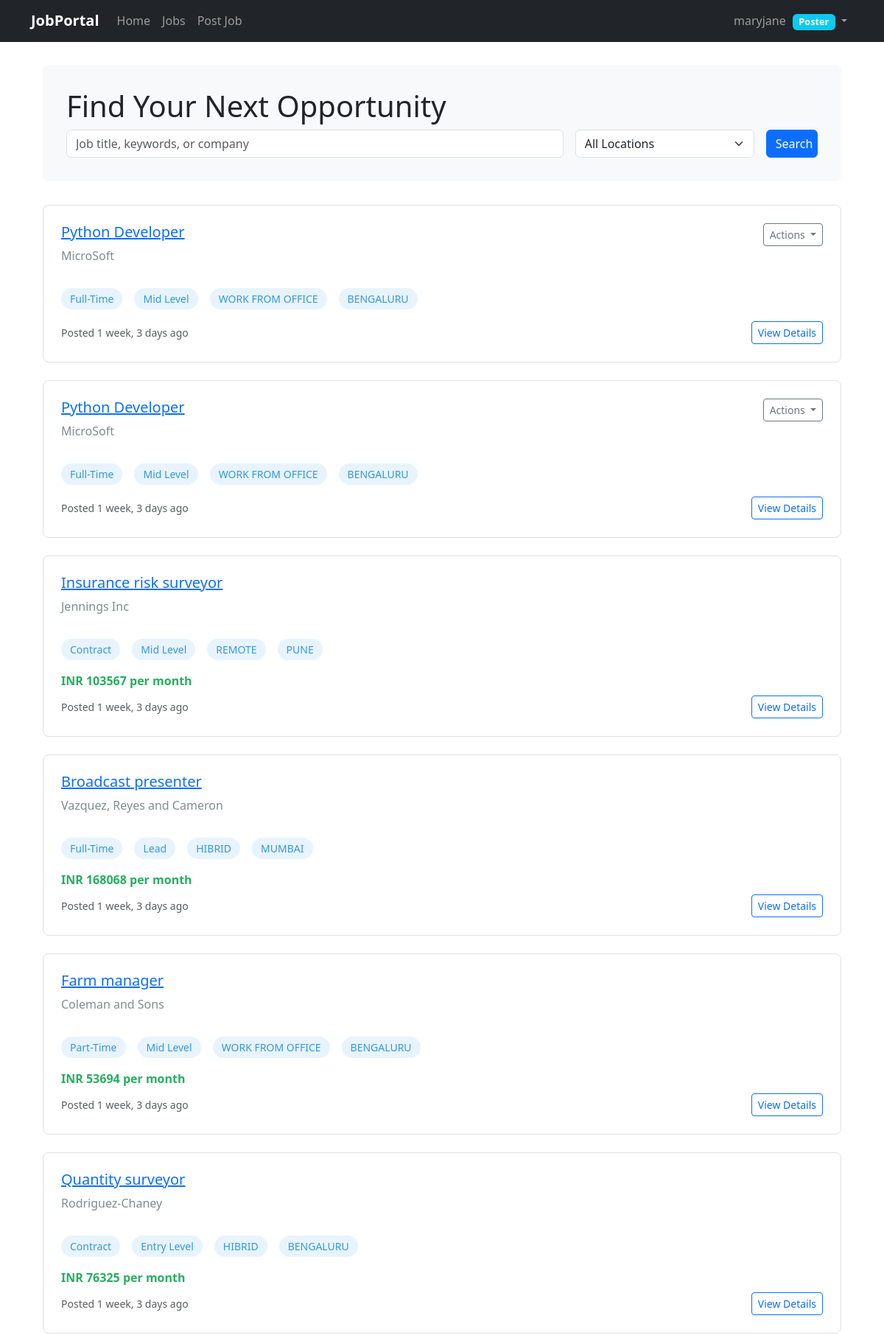
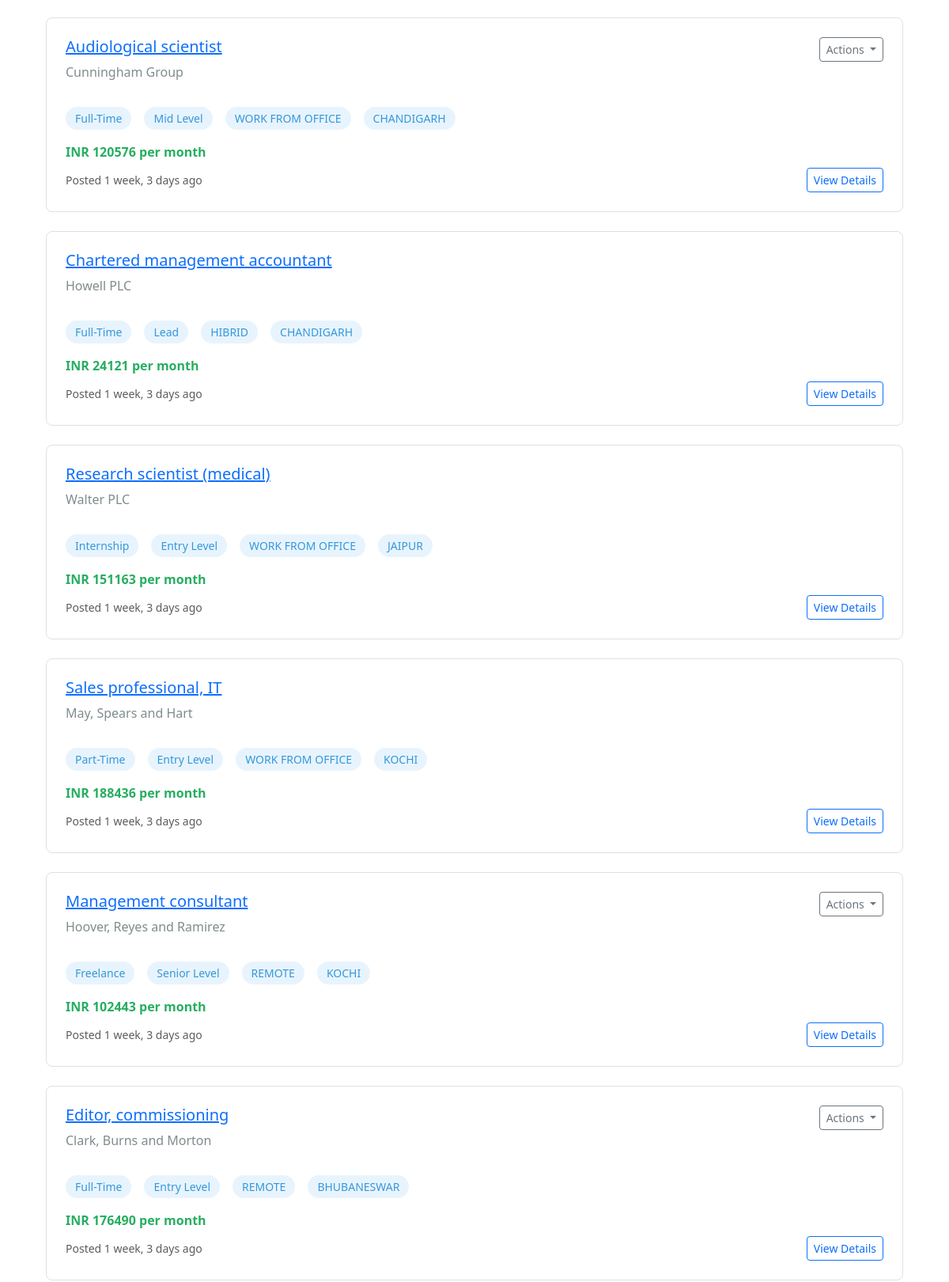
Page /jobs/ (signed in, upper part) on the committed database (2 pictures, top to bottom).
### profiles/models.py (models this page shows)
class Profile(models.Model):
    class Role(models.TextChoices):
        poster='POSTER',_('Poster')
        seeker='SEEKER',_('Seeker')
    user=models.OneToOneField(User,on_delete=models.CASCADE,related_name='Profile')
    role=models.CharField(choices=Role.choices,default=Role.seeker)

### jobs/models.py (models this page shows, shortened)
class Job(models.Model):
    class ExperienceLevel(models.TextChoices):
        ENTRY = 'ENTRY', _('Entry Level')
        MID = 'MID', _('Mid Level')
        SENIOR = 'SENIOR', _('Senior Level')
        LEAD = 'LEAD', _('Lead')
        EXECUTIVE = 'EXEC', _('Executive')
    class Mode(models.TextChoices):
        REMOTE = 'REMOTE', _('Remote')
        HIBRID = 'HIBRID', _('Hibrid')
        WORK_FROM_OFFICE = 'WORK FROM OFFICE', _('Work From Office')
    company_name=models.CharField(max_length=150,default='MicroSoft')
    poster = models.ForeignKey(User, on_delete=models.CASCADE, related_name='posted_jobs')
    title = models.CharField(max_length=200)
    slug=AutoSlugField(populate_from="title",unique=True)
    description = models.TextField()
    requirements = models.TextField()
    location = models.CharField(max_length=100,choices=Location.choices,default=Location.BENGALURU)
    salary = models.DecimalField(max_digits=10, decimal_places=2, null=True, blank=True)
    salary_currency = models.CharField(max_length=3, default='INR')
    category = models.CharField(max_length=100,choices=JobCategory.choices,default=JobCategory.SOFTWARE_ENGINEERING)
    job_type = models.CharField(max_length=100,choices=JobType.choices,default=JobType.FULL_TIME)
    experience_level = models.CharField(
        max_length=30,
        choices=ExperienceLevel.choices,
        default=ExperienceLevel.MID
    )
    mode=models.CharField(max_length=100,choices=Mode.choices,default=Mode.WORK_FROM_OFFICE)
    application_deadline = models.DateField(null=True, blank=True)
    is_active = models.BooleanField(default=True)
    created_at = models.DateTimeField(auto_now_add=True)
    updated_at = models.DateTimeField(auto_now=True)
    class Meta:
        ordering = ['-created_at']
        indexes = [
            models.Index(fields=['-created_at']),
            models.Index(fields=['is_active']),
        ]

### jobs/views.py (the view)
# urls.py: path('',ListJobsView.as_view(),name='list'),
class ListJobsView(generic.ListView):
    model=Job
    template_name='job/job_list.html'

### templates/job/job_list.html (shortened to what this page needs)
{% extends 'base.html' %}
{% load static %}
{% block content %}
<div class="job-list-container">
    <div class="job-search-header">
        <h1>Find Your Next Opportunity</h1>
        <form method="get" class="row g-3">
            <div class="col-md-8">
                <input type="text" name="q" class="form-control" placeholder="Job title, keywords, or company" value="{{ request.GET.q }}">
            </div>
            <div class="col-md-3">
                <select name="location" class="form-select">
                    <option value="">All Locations</option>
                </select>
            </div>
            <div class="col-md-1">
                <button type="submit" class="btn btn-primary w-100">Search</button>
            </div>
        </form>
    </div>
    {% if job_list %}
        <div class="job-listings">
            {% for job in job_list %}
                <div class="job-card">
                    <div class="d-flex justify-content-between align-items-start">
                        <div>
                            <h2 class="job-title">
                                <a href="/jobs/{{job.slug}}/">{{ job.title }}</a>
                            </h2>
                            <p class="company-name">{{ job.company_name }}</p>
                        </div>
                        {% if user.is_authenticated and user.Profile.role == 'POSTER' and job.poster == user %}
                            <div class="dropdown">
                                <button class="btn btn-sm btn-outline-secondary dropdown-toggle" type="button" id="jobActions-{{ job.id }}" data-bs-toggle="dropdown">
                                    Actions
                                </button>
                            </div>
                        {% endif %}
                    </div>
                    <div class="job-meta">
                        <span class="job-tag">{{ job.get_job_type_display }}</span>
                        <span class="job-tag">{{ job.get_experience_level_display }}</span>
                        {% if job.mode %}
                            <span class="job-tag">{{job.mode}}</span>
                        {% endif %}
                        {% if job.location %}
                            <span class="job-tag"> {{ job.location }}</span>
                        {% endif %}
                    </div>
                    {% if job.salary %}
                        <div class="job-salary">
                            {{ job.salary_currency }} {{ job.salary|floatformat:"0" }} per month
                        </div>
                    {% endif %}
                    <div class="d-flex justify-content-between align-items-center mt-2">
                        <small class="text-muted">Posted {{ job.created_at|timesince }} ago</small>
                        <a href="/jobs/{{job.slug}}" class="btn btn-sm btn-outline-primary">View Details</a>
                    </div>
                </div>
            {% endfor %}
        </div>
    {% endif %}
</div>
{% endblock %}

### templates/base.html (shortened to what this page needs)
<!DOCTYPE html>
<html lang="en">
<head>
    <link href="https://cdn.jsdelivr.net/npm/bootstrap@5.3.0/dist/css/bootstrap.min.css" rel="stylesheet">
</head>
<body>
    <nav class="navbar navbar-expand-lg navbar-dark bg-dark fixed-top">
        <div class="container">
            <a class="navbar-brand" href="{% url 'home' %}">JobPortal</a>
            <div class="collapse navbar-collapse" id="navbarNav">
                <ul class="navbar-nav me-auto">
                    <li class="nav-item">
                        <a class="nav-link" href="{% url 'home' %}">Home</a>
                    </li>
                    <li class="nav-item">
                        <a class="nav-link" href="{% url 'jobs:list' %}">Jobs</a>
                    </li>
                    {% if user.is_authenticated and user.Profile.role == 'POSTER' %}
                    <li class="nav-item">
                        <a class="nav-link" href="/jobs/create/">Post Job</a>
                    </li>
                    {% endif %}
                </ul>
                <ul class="navbar-nav">
                    {% if user.is_authenticated %}
                        <li class="nav-item dropdown">
                            <a class="nav-link dropdown-toggle" href="#" id="navbarDropdown" role="button" data-bs-toggle="dropdown">
                                {% if user.first_name %}
                                    {{ user.first_name }} {{ user.last_name }}
                                {% else %}
                                    {{ user.username }}
                                {% endif %}
                                <span class="badge bg-info role-badge">
                                    {{ user.Profile.get_role_display }}
                                </span>
                            </a>
                        </li>
                    {% endif %}
                </ul>
            </div>
        </div>
    </nav>
    <div class="container mt-4">
        {% block content %}{% endblock %}
    </div>
</body>
</html>

### templates/base.html (style rules this page uses)
body { padding-top: 56px; }
.navbar-brand { font-weight: bold; }
.role-badge { font-size: 0.8rem; vertical-align: middle; margin-left: 5px; }

### templates/job/job_list.html (style rules this page uses)
.job-list-container { max-width: 1200px; margin: 2rem auto; padding: 0 1rem; }
.job-search-header { background-color: #f8f9fa; padding: 2rem; border-radius: 8px; margin-bottom: 2rem; }
.job-card { border: 1px solid #e0e0e0; border-radius: 8px; padding: 1.5rem; margin-bottom: 1.5rem; transition: all 0.3s ease; }
.job-title { color: #2c3e50; font-size: 1.25rem; margin-bottom: 0.5rem; }
.company-name { color: #7f8c8d; font-weight: 500; }
.job-meta { display: flex; gap: 1rem; margin: 1rem 0; flex-wrap: wrap; }
.job-tag { background-color: #e8f4fd; color: #3498db; padding: 0.25rem 0.75rem; border-radius: 50px; font-size: 0.875rem; }
.job-salary { font-weight: 600; color: #27ae60; }

### rows in the picture
Job: title "Python Developer", company_name "MicroSoft", job_type "Full-Time", experience_level "Mid Level", mode "WORK FROM OFFICE", location "BENGALURU", created_at "1 week, 3 days"
Job: title "Python Developer", company_name "MicroSoft", job_type "Full-Time", experience_level "Mid Level", mode "WORK FROM OFFICE", location "BENGALURU", created_at "1 week, 3 days"
Job: title "Insurance risk surveyor", company_name "Jennings Inc", job_type "Contract", experience_level "Mid Level", mode "REMOTE", location "PUNE", salary_currency "INR", salary "103567", created_at "1 week, 3 days"
Job: title "Broadcast presenter", company_name "Vazquez, Reyes and Cameron", job_type "Full-Time", experience_level "Lead", mode "HIBRID", location "MUMBAI", salary_currency "INR", salary "168068", created_at "1 week, 3 days"
Job: title "Farm manager", company_name "Coleman and Sons", job_type "Part-Time", experience_level "Mid Level", mode "WORK FROM OFFICE", location "BENGALURU", salary_currency "INR", salary "53694", created_at "1 week, 3 days"
Job: title "Quantity surveyor", company_name "Rodriguez-Chaney", job_type "Contract", experience_level "Entry Level", mode "HIBRID", location "BENGALURU", salary_currency "INR", salary "76325", created_at "1 week, 3 days"
Job: title "Audiological scientist", company_name "Cunningham Group", job_type "Full-Time", experience_level "Mid Level", mode "WORK FROM OFFICE", location "CHANDIGARH", salary_currency "INR", salary "120576", created_at "1 week, 3 days"
Job: title "Chartered management accountant", company_name "Howell PLC", job_type "Full-Time", experience_level "Lead", mode "HIBRID", location "CHANDIGARH", salary_currency "INR", salary "24121", created_at "1 week, 3 days"
Job: title "Research scientist (medical)", company_name "Walter PLC", job_type "Internship", experience_level "Entry Level", mode "WORK FROM OFFICE", location "JAIPUR", salary_currency "INR", salary "151163", created_at "1 week, 3 days"
Job: title "Sales professional, IT", company_name "May, Spears and Hart", job_type "Part-Time", experience_level "Entry Level", mode "WORK FROM OFFICE", location "KOCHI", salary_currency "INR", salary "188436", created_at "1 week, 3 days"
Job: title "Management consultant", company_name "Hoover, Reyes and Ramirez", job_type "Freelance", experience_level "Senior Level", mode "REMOTE", location "KOCHI", salary_currency "INR", salary "102443", created_at "1 week, 3 days"
Job: title "Editor, commissioning", company_name "Clark, Burns and Morton", job_type "Full-Time", experience_level "Entry Level", mode "REMOTE", location "BHUBANESWAR", salary_currency "INR", salary "176490", created_at "1 week, 3 days"

### other values in the picture
{{ user.username }} "maryjane"
{{ user.Profile.get_role_display }} "Poster"
